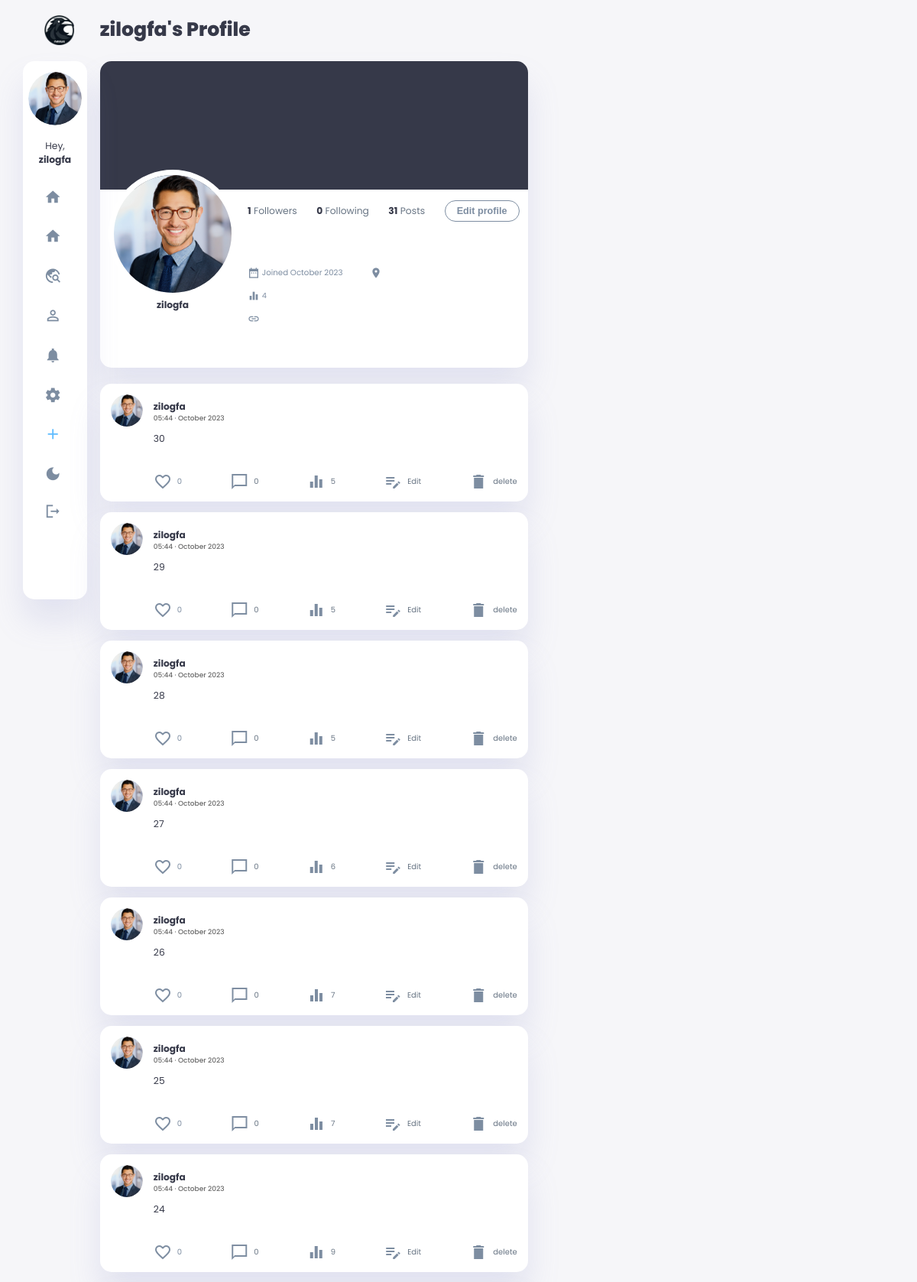
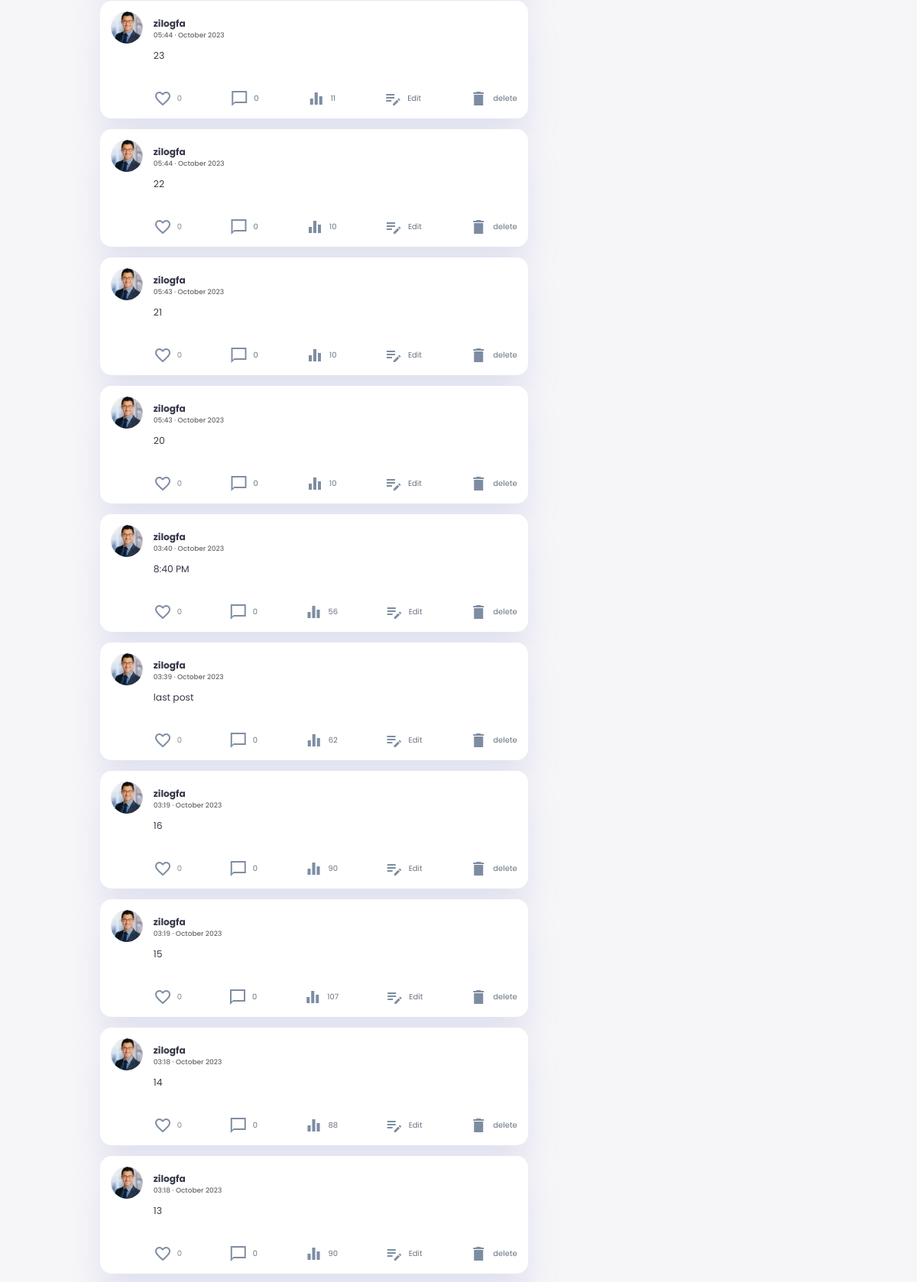
The page /user_profile/2 (signed in, upper part) on the database its author committed (2 pictures, top to bottom).
### main.py (models this page shows, shortened)
    class User(db.Model, UserMixin):
        __tablename__ = 'user'
        id = db.Column(db.Integer, primary_key=True)
        unique_id = db.Column(db.String(11), unique=True, nullable=False)
        username = db.Column(db.String(40), nullable=False, unique=False)
        email = db.Column(db.String(80), nullable=False, unique=True)
        password = db.Column(db.String(100), nullable=False)
        profile_picture = db.Column(db.String(80))
        header_picture = db.Column(db.String(80))
        bio = db.Column(db.Text, nullable=True)
        phone_number = db.Column(db.String(20), nullable=True)
        location = db.Column(db.String(30), nullable=True)
        birthday = db.Column(db.DateTime, nullable=True)
        bio_url = db.Column(db.String(255), nullable=True)
        profile_impressions = db.Column(db.Integer, default=0)
        created_at = db.Column(db.DateTime, default=datetime.utcnow)
        updated_at = db.Column(
            db.DateTime, default=datetime.utcnow, onupdate=datetime.utcnow)
        is_blocked = db.Column(db.Boolean, default=False)
        is_private = db.Column(db.Boolean, default=False)
        dark_theme = db.Column(db.Boolean, default=False)
        posts = relationship('Post', back_populates='user')
        comments = db.relationship('Comment', back_populates='user')
        liked_posts = db.relationship(
            'Post', secondary=likes, backref='likers')
        followed = db.relationship('User', secondary=followers,
                                   primaryjoin=(followers.c.follower_id == id),
                                   secondaryjoin=(
                                       followers.c.followed_id == id),
                                   backref=db.backref('followers', lazy='dynamic'), lazy='dynamic')

    class Post(db.Model):  # user.posts.all()
        __tablename__ = 'post'
        id = db.Column(db.Integer, primary_key=True)
        user_id = db.Column(db.Integer, db.ForeignKey(
            'user.id'), nullable=False)
        body = db.Column(db.Text, nullable=False)
        post_picture = db.Column(db.String(200))
        likes = db.Column(db.Integer, default=0)
        created_at = db.Column(db.DateTime, default=datetime.utcnow)
        updated_at = db.Column(
            db.DateTime, default=datetime.utcnow, onupdate=datetime.utcnow)
        post_impressions = db.Column(db.Integer, default=0)
        user = relationship('User', back_populates='posts')
        comments = db.relationship(
            'Comment', back_populates='post', cascade="all, delete-orphan")

### main.py (the view)
    @app.route('/user_profile/<int:user_id>')
    @login_required
    def user_profile(user_id):
        user = User.query.get(user_id)
        if user:
            followers = user.followers.all()
            followed = user.followed.all()
            reversed_posts = Post.query.filter_by(
                user_id=user.id).order_by(Post.created_at.desc()).all()
            for post in reversed_posts:
                post.body = process_post_body(post.body)
            return render_template('user_profile.html', user=user, followers=followers, followed=followed, posts=reversed_posts, current_user=current_user, logged_in=current_user.is_authenticated, csrf_token=generate_csrf())
        else:
            flash('User not found.')
            return redirect(url_for('home_page'))

### templates/user_profile.html (shortened to what this page needs)
{% extends 'base.html' %}
{% block content %}
<h1>{{ user.username }}'s Profile</h1>
<div class="profile-sec" data-user-id="{{ user.id }}">
    <div class="header-img">
    </div>
    <div class="profile-heading">
        <div class="profile-title">
            <div class="profile-img">
                {% if user.profile_picture %}
                <img src="{{ url_for('static', filename='profile_pictures/' + user.profile_picture) }}">
                {% else %}
                <img src="{{ url_for('static', filename='images/blank-profile-pic.png') }}">
                {% endif %}
            </div>
            <h3>{{ user.username }}</h3>
        </div>
        <div class="profile-follow">
            <div class="right-sec">
                <p><strong id="followersCount">{{ followers|length }}</strong> Followers</p>
                <p><strong>{{ followed|length }}</strong> Following</p>
                <p><strong>{{ current_user.posts|length }}</strong> Posts</p>
                {% if current_user == user %}
                <div>
                    <a href="{{url_for('edit_profile')}}"><button class="btn-follow">Edit profile</button></a>
                </div>
                {% endif %}
            </div>
            <div class="profile-detail">
                <div class="profile-about">
                    {% if user.bio %}
                    <p>{{ user.bio }}</p>
                    {% else  %}
                    <p>&nbsp;</p>
                    {% endif %}
                </div>
                <div class="profile-location">
                    <p><span class="material-icons-sharp">date_range</span>&nbsp;Joined {{ user.created_at.strftime('%B %Y') }}</p>
                    {% if user.location %}
                    <p><span class="material-icons-sharp">room</span>&nbsp;{{ user.location }}</p>
                    {% else  %}
                    <p><span class="material-icons-sharp">room</span> &nbsp; </p>
                    {% endif %}
                </div>
                <div class="profile-location">
                    <p class="profile-impression-count"><span class="material-icons-sharp">equalizer</span> &nbsp; <span class="count-value" style="font-size: 0.7rem;">{{ user.profile_impressions }}</span> </p>
                </div>
                <div class="profile-location">
                    {% if user.bio_url %}
                    <p><span class="material-icons-sharp">insert_link</span> <a href="{{ user.bio_url }}" target="_blank" >&nbsp; {{ user.bio_url }}</a></p>
                    {% else  %}
                    <p><span class="material-icons-sharp">insert_link</span> &nbsp; </p>
                    {% endif %}
                </div>
            </div>
        </div>
    </div>
</div>
            {% for post in posts %}
            <div class="user-post" data-post-id="{{ post.id }}">
                <div class="content">
                    <div class="title">
                        {% if post.user.profile_picture %}
                        <img src="{{ url_for('static', filename='profile_pictures/' + post.user.profile_picture) }}">
                        {% else %}
                        <img src="{{ url_for('static', filename='images/blank-profile-pic.png') }}">
                        {% endif %}
                        <a href="#" onclick="return false;">
                        <h3>{{ post.user.username }}</h3>
                        <p style="font-size: xx-small; color: dimgray;">{{ post.created_at.strftime('%H:%M · %B %Y') }} </p>
                        </a>
                    </div>
                    <div class="post-body">
                        <p class="p-body">{{ post.body|replace('\n', '<br>')|safe }}</p>
                        <div class="comment-icon">
                            <a href="#" class="like-button" data-post-id="{{ post.id }}" {% if current_user and post in current_user.liked_posts %}class="liked"{% endif %} onclick="likePost(event, this); return false;">
                                <span class="likes-wrapper">
                                    {% if post.likes == 1 %}
                                        <span class="heart-emoji red-heart"><span class="material-icons-sharp">
                                            favorite
                                        </span></span>
                                    {% else %}
                                        <span class="heart-emoji empty-heart"><span class="material-icons-sharp">
                                        </span></span>
                                    {% endif %}
                                <span class="likes-count">{{ post.likes }}</span>
                                </span>
                            </a>
                            {% if current_user != user %}
                            <a href="{{ url_for('show_post', post_id=post.id) }}">
                                <span class="material-icons-sharp">
                                    chat_bubble_outline
                                </span>
                                <p>{{ post.comments|length }}</p>
                            </a>
                            <a href="{{ url_for('show_post', post_id=post.id) }}">
                                <span class="material-icons-sharp">
                                    equalizer
                                </span>
                                <p class="impression-count">{{ post.post_impressions }} </p>
                            </a>
                            <a href="#">
                                <span class="material-icons-sharp">
                                    more_horiz
                                    </span>
                                <p>{{ post.created_at.strftime('%B %Y') }} </p>
                            </a>
                            {% else %}
                            <a href="{{ url_for('show_post', post_id=post.id) }}">
                                <span class="material-icons-sharp">
                                </span>
                                <p>{{ post.comments|length }}</p>
                            </a>
                            <a href="{{ url_for('show_post', post_id=post.id) }}">
                                <span class="material-icons-sharp">
                                </span>
                                <p class="impression-count">{{ post.post_impressions }} </p>
                            </a>
                            <a href="{{url_for('edit_post', post_id=post.id)}}">
                                <span class="material-icons-sharp">
                                    </span>
                                <p>Edit</p>
                            </a>
                            <a href="{{url_for('delete_post', post_id=post.id)}}">
                                <span class="material-icons-sharp">
                                    </span>
                                <p>delete </p>
                            </a>
                            {% endif %}
                        </div>
                    </div>
                </div>
            </div>
{% endfor %}
{% endblock %}

### templates/base.html (shortened to what this page needs)
<!DOCTYPE html>
<html lang="en">
<head>
    <link rel="stylesheet" href="{{url_for('static', filename='css/root.css')}}">
    <link rel="stylesheet" href="{{url_for('static', filename='css/aside.css')}}">
    <link rel="stylesheet" href="{{url_for('static', filename='css/main.css')}}">
    <link rel="stylesheet" href="{{url_for('static', filename='css/right-section.css')}}">
    <link rel="stylesheet" href="{{url_for('static', filename='css/about.css')}}">
    <link rel="stylesheet" href="{{url_for('static', filename='css/btn.css')}}">
    <link rel="stylesheet" href="{{url_for('static', filename='css/custom_input_image.css')}}">
    <link rel="stylesheet" href="{{url_for('static', filename='css/search.css')}}">
    <link rel="stylesheet" href="{{url_for('static', filename='css/tablet.css')}}">
    <link rel="stylesheet" href="{{url_for('static', filename='css/phone.css')}}">
</head>
<body>
    <div class="container">
        <aside>
            <div class="aside-fixed">
            <div class="toggle">
                <div class="logo">
                    <img src="{{url_for('static', filename='images/logo/crow-nav-logo.png')}}">
                </div>
            </div>
            <div class="sidebar">
                {% if not logged_in: %}
                <a href="{{ url_for('all') }}">
                    <span class="material-icons-sharp">
                        travel_explore
                    </span>
                    <h3>Explore</h3>
                </a>
                <a id="about-page" href="#">
                    <span class="material-icons-sharp">
                        contact_support
                    </span>
                    <h3>About</h3>
                </a>
                <a href="#" id="dark-mode-toggle">
                    <span class="material-icons-sharp">
                        dark_mode
                    </span>
                    <h3>Theme</h3>
                </a>
                <a href="{{ url_for('login') }}">
                    <span class="material-icons-sharp">
                        login
                    </span>
                    <h3>Login</h3>
                </a>
                <a href="{{ url_for('register') }}">
                    <span class="material-icons-sharp">
                        app_registration
                    </span>
                    <h3>Register</h3>
                </a>
                {% else %}
                <div class="user-profile">
                    <div class="profile-img">
                        {% if current_user.profile_picture %}
                        <img src="{{ url_for('static', filename='profile_pictures/' + current_user.profile_picture) }}">
                        {% else %}
                        <img src="{{ url_for('static', filename='images/blank-profile-pic.png') }}">
                        {% endif %}
                    </div>
                    <div class="profile-name">
                        <div class="info">
                            <p>Hey, <b>{{current_user.username}}</b></p>
                        </div>
                    </div>
                </div>
                <a href="{{ url_for('home_page') }}">
                    <span class="material-icons-sharp">
                    </span>
                </a>
                <a id="home-page" href="#">
                    <span class="material-icons-sharp">
                    </span>
                </a>
                <a href="{{ url_for('all') }}">
                    <span class="material-icons-sharp">
                    </span>
                </a>
                <a href="{{ url_for('user_profile', user_id=current_user.id) }}">
                    <span class="material-icons-sharp">
                    </span>
                </a>
                <a href="#">
                    <span class="material-icons-sharp">
                    </span>
                </a>
                <a href="{{ url_for('setting') }}">
                    <span class="material-icons-sharp">
                    </span>
                </a>
                <a class="post-btn" href="{{ url_for('new_post') }}">
                    <span class="material-icons-sharp">
                    </span>
                </a>
                <a href="#" id="dark-mode-toggle">
                    <span class="material-icons-sharp">
                    </span>
                </a>
                <a href="{{ url_for('logout') }}">
                    <span class="material-icons-sharp">
                    </span>
                </a>
                {% endif %}
            </div>
            </div>
        </aside>
        <main>
        {% block content %}
        {% endblock %}
        </main>
    </div>
</body>
</html>

### rows shown on the page
User: profile_picture (picture), username "zilogfa", created_at "October 2023", profile_impressions "4"
Post: profile_picture (picture), user.username "zilogfa", created_at "05:44 · October 2023", body "30", likes "0", comments|length "0", post_impressions "5"
Post: profile_picture (picture), user.username "zilogfa", created_at "05:44 · October 2023", body "29", likes "0", comments|length "0", post_impressions "5"
Post: profile_picture (picture), user.username "zilogfa", created_at "05:44 · October 2023", body "28", likes "0", comments|length "0", post_impressions "5"
Post: profile_picture (picture), user.username "zilogfa", created_at "05:44 · October 2023", body "27", likes "0", comments|length "0", post_impressions "6"
Post: profile_picture (picture), user.username "zilogfa", created_at "05:44 · October 2023", body "26", likes "0", comments|length "0", post_impressions "7"
Post: profile_picture (picture), user.username "zilogfa", created_at "05:44 · October 2023", body "25", likes "0", comments|length "0", post_impressions "7"
Post: profile_picture (picture), user.username "zilogfa", created_at "05:44 · October 2023", body "24", likes "0", comments|length "0", post_impressions "9"
Post: profile_picture (picture), user.username "zilogfa", created_at "05:44 · October 2023", body "23", likes "0", comments|length "0", post_impressions "11"
Post: profile_picture (picture), user.username "zilogfa", created_at "05:44 · October 2023", body "22", likes "0", comments|length "0", post_impressions "10"
Post: profile_picture (picture), user.username "zilogfa", created_at "05:43 · October 2023", body "21", likes "0", comments|length "0", post_impressions "10"
Post: profile_picture (picture), user.username "zilogfa", created_at "05:43 · October 2023", body "20", likes "0", comments|length "0", post_impressions "10"
Post: profile_picture (picture), user.username "zilogfa", created_at "03:40 · October 2023", body "8:40 PM", likes "0", comments|length "0", post_impressions "56"
Post: profile_picture (picture), user.username "zilogfa", created_at "03:39 · October 2023", body "last post", likes "0", comments|length "0", post_impressions "62"
Post: profile_picture (picture), user.username "zilogfa", created_at "03:19 · October 2023", body "16", likes "0", comments|length "0", post_impressions "90"
Post: profile_picture (picture), user.username "zilogfa", created_at "03:19 · October 2023", body "15", likes "0", comments|length "0", post_impressions "107"
Post: profile_picture (picture), user.username "zilogfa", created_at "03:18 · October 2023", body "14", likes "0", comments|length "0", post_impressions "88"
Post: profile_picture (picture), user.username "zilogfa", created_at "03:18 · October 2023", body "13", likes "0", comments|length "0", post_impressions "90"

### other values the page prints
{{ followers|length }} "1"
{{ followed|length }} "0"
{{ current_user.posts|length }} "31"
